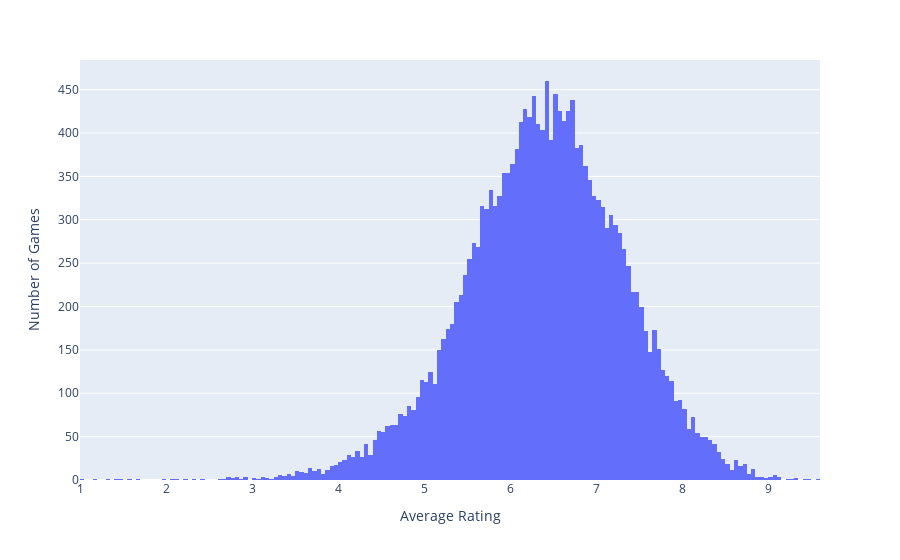

The notebook cell this image was saved under:
### Markdown cell above
Board Game Geek Uses a 1-10 Rating system with the following values: 

- 10 - Outstanding. Always want to play and expect this will never change.

- 9 - Excellent game. Always want to play it.

- 8 - Very good game. I like to play. Probably I'll suggest it and will never turn down a game.

- 7 - Good game, usually willing to play.

- 6 - Ok game, some fun or challenge at least, will play sporadically if in the right mood.

- 5 - Average game, slightly boring, take it or leave it.

- 4 - Not so good, it doesn't get me but could be talked into it on occasion.

- 3 - Likely won't play this again although could be convinced. Bad.

- 2 - Extremely annoying game, won't play this ever again.

- 1 - Defies description of a game. You won't catch me dead playing this. Clearly broken.


Only games that have at least 30 User Ratings are eligible to join the site Ranking for top games.

### Code cell
fig = px.histogram(modern_boardgames_df, x= 'AvgRating')
fig.update_layout(
    xaxis_title_text='Average Rating', # xaxis label
    yaxis_title_text='Number of Games', # yaxis label
)

fig.show()

### Figure 1 — Plotly figure (JSON) as saved in the notebook; plotly's stock layout.template omitted (floating-point values rounded to 4 significant figures; data arrays with more than 128 entries replaced by an {"elided": "..."} marker saying what was removed)
{"data": [{"alignmentgroup": "True", "bingroup": "x", "hovertemplate": "AvgRating=%{x}<br>count=%{y}<extra></extra>", "legendgroup": "", "marker": {"color": "#636efa", "pattern": {"shape": ""}}, "name": "", "offsetgroup": "", "orientation": "v", "showlegend": false, "type": "histogram", "x": {"elided": "18920 float values"}, "xaxis": "x", "yaxis": "y"}], "layout": {"barmode": "relative", "legend": {"tracegroupgap": 0}, "margin": {"t": 60}, "xaxis": {"anchor": "y", "domain": [0, 1], "title": {"text": "Average Rating"}}, "yaxis": {"anchor": "x", "domain": [0, 1], "title": {"text": "Number of Games"}}}}
